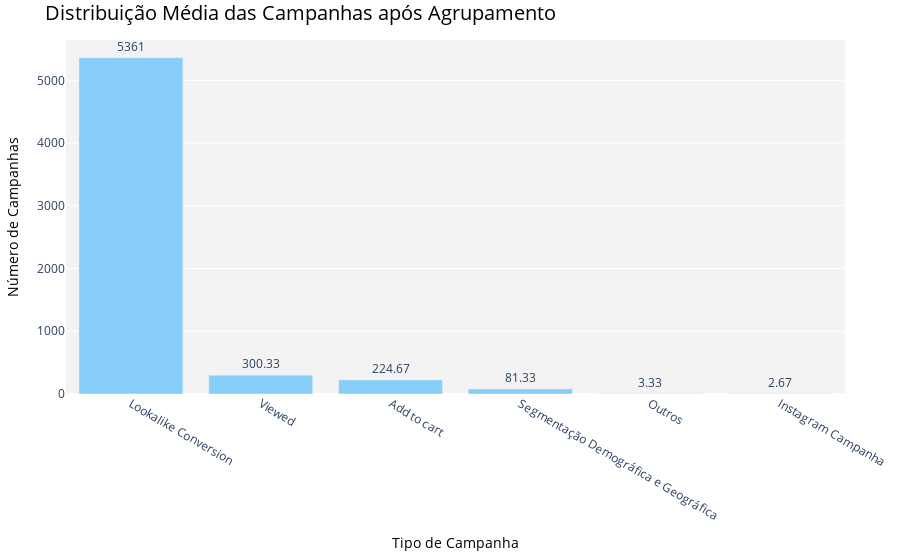

Here is the notebook cell this chart was saved with:
### Code cell
# Calcular a incidência de cada tipo de campanha para cada DataFrame
incidencia_age = by_age_df_refatorado['group_campanha'].value_counts()
incidencia_country = by_country_df_refatorado['group_campanha'].value_counts()
incidencia_platform = by_platform_df_refatorado['group_campanha'].value_counts()

# Criar um DataFrame para armazenar as incidências
incidencia_total = pd.DataFrame({
    'group_campanha': incidencia_age.index,
    'age_count': incidencia_age.values,
    'country_count': incidencia_country.reindex(incidencia_age.index, fill_value=0).values,
    'platform_count': incidencia_platform.reindex(incidencia_age.index, fill_value=0).values
})

# Calcular a média das contagens e arredondar os valores para duas casas decimais
incidencia_total['mean_count'] = incidencia_total[['age_count', 'country_count', 'platform_count']].mean(axis=1).round(2)

# Obter os grupos e os valores
grupo_labels = incidencia_total['group_campanha'].astype(str)  # Labels dos grupos (tipos de campanha)
grupo_valores = incidencia_total['mean_count']  # Valores da média de contagem de campanhas

# Criar o gráfico de barras
fig = go.Figure(data=[
    go.Bar(
        x=grupo_labels,
        y=grupo_valores,
        marker_color='lightskyblue',
        text=grupo_valores, 
        textposition='outside', 
    )
])

# Adicionar título e rótulos
fig.update_layout(
   title='Distribuição Média das Campanhas após Agrupamento',
    title_font=dict(size=20, color='black'), 
    xaxis_title='Tipo de Campanha',
    yaxis_title='Número de Campanhas',
    xaxis_title_font=dict(size=14, color='black'), 
    yaxis_title_font=dict(size=14, color='black'),  
    plot_bgcolor='rgba(240, 240, 240, 0.8)', 
    barmode='group',  
    margin=dict(l=40, r=40, t=40, b=40) 
)

# Exibir o gráfico
fig.show()

### Figure 1 — Plotly figure (JSON) as saved in the notebook; plotly's stock layout.template omitted (floating-point values rounded to 4 significant figures)
{"data": [{"marker": {"color": "lightskyblue"}, "text": [5361, 300.3, 224.7, 81.33, 3.33, 2.67], "textposition": "outside", "type": "bar", "x": ["Lookalike Conversion", "Viewed", "Add to cart", "Segmentação Demográfica e Geográfica", "Outros", "Instagram Campanha"], "y": [5361, 300.3, 224.7, 81.33, 3.33, 2.67]}], "layout": {"barmode": "group", "margin": {"b": 40, "l": 40, "r": 40, "t": 40}, "plot_bgcolor": "rgba(240, 240, 240, 0.8)", "title": {"font": {"color": "black", "size": 20}, "text": "Distribuição Média das Campanhas após Agrupamento"}, "xaxis": {"title": {"font": {"color": "black", "size": 14}, "text": "Tipo de Campanha"}}, "yaxis": {"title": {"font": {"color": "black", "size": 14}, "text": "Número de Campanhas"}}}}
